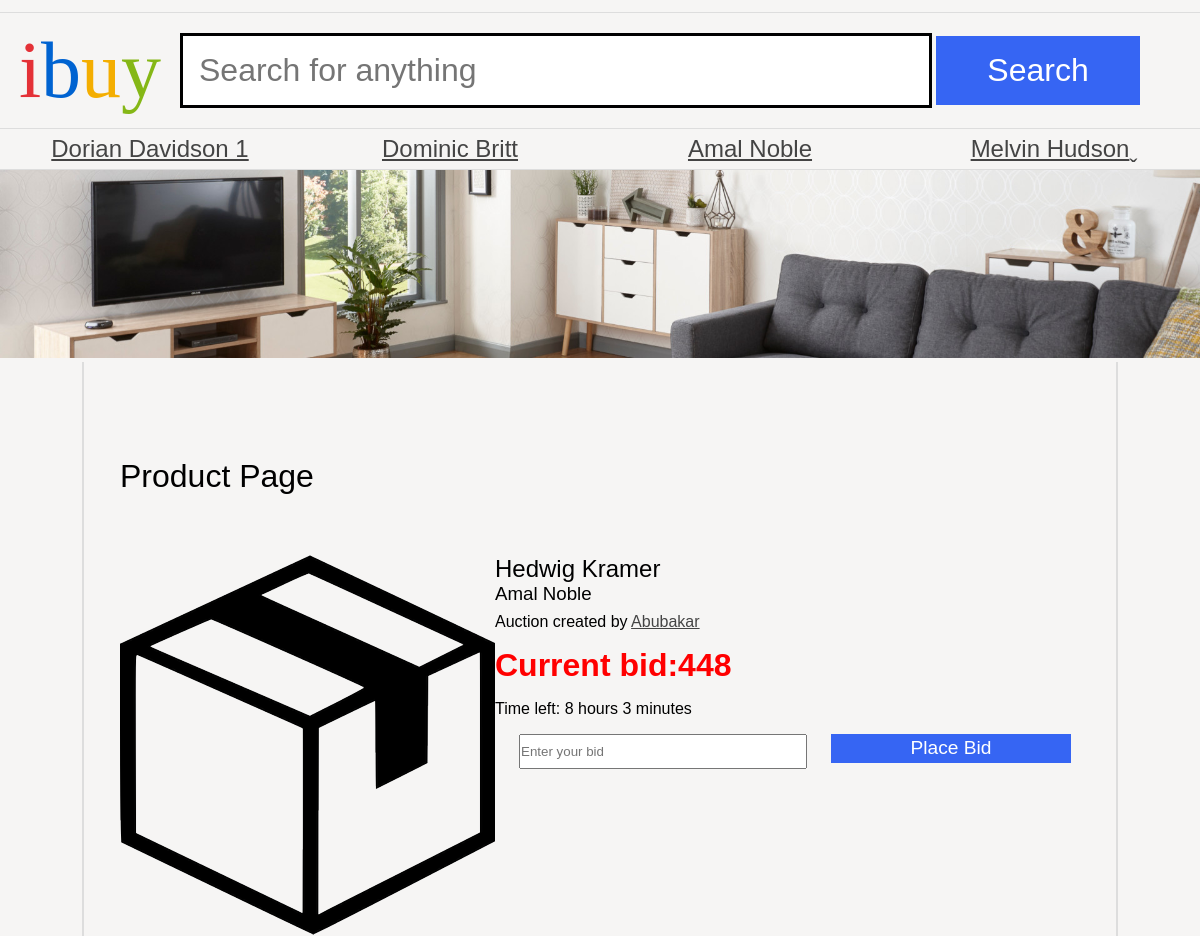
The app's page /productDetail.php?id=2 (upper part), older data.
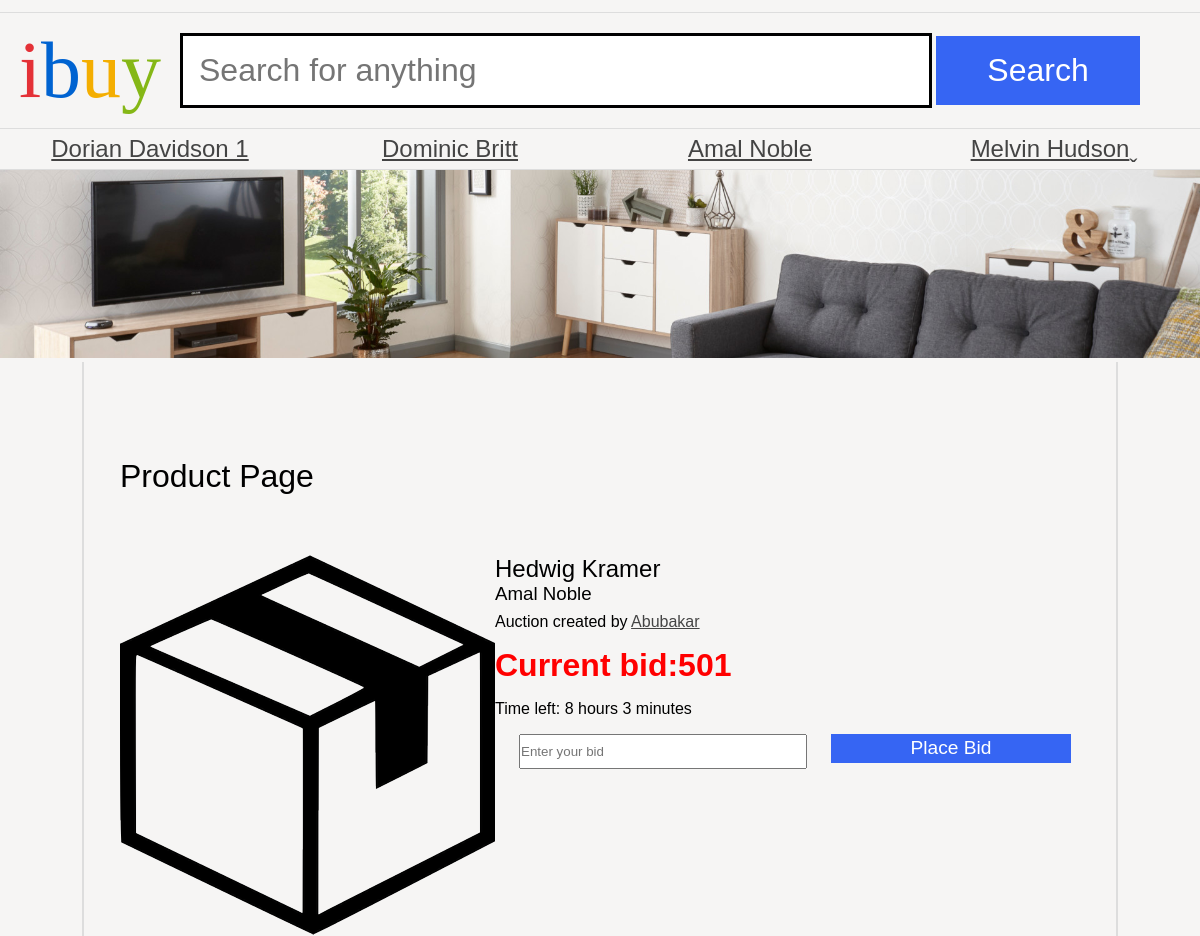
The same page, newer data.
### tables this page shows
CREATE TABLE `categories` (
  `id` bigint(20) NOT NULL,
  `name` varchar(255) NOT NULL,
  `description` varchar(255) NOT NULL,
  `created_at` timestamp NOT NULL DEFAULT current_timestamp() ON UPDATE current_timestamp(),
  `updated_at` timestamp NULL DEFAULT NULL
);

CREATE TABLE `products` (
  `id` bigint(20) NOT NULL,
  `name` varchar(255) NOT NULL,
  `description` varchar(255) NOT NULL,
  `price` int(11) NOT NULL,
  `category_id` bigint(20) NOT NULL,
  `user_id` bigint(20) NOT NULL DEFAULT 1,
  `is_auction` tinyint(1) NOT NULL DEFAULT 0,
  `created_at` timestamp NOT NULL DEFAULT current_timestamp() ON UPDATE current_timestamp(),
  `updated_at` timestamp NULL DEFAULT NULL
);

CREATE TABLE `auctions` (
  `id` bigint(20) NOT NULL,
  `name` varchar(255) NOT NULL,
  `product_id` bigint(20) NOT NULL,
  `user_id` bigint(20) NOT NULL,
  `price` int(11) NOT NULL,
  `start_time` timestamp NOT NULL DEFAULT current_timestamp() ON UPDATE current_timestamp(),
  `end_time` timestamp NULL DEFAULT NULL,
  `updated_at` timestamp NULL DEFAULT NULL
);

CREATE TABLE `users` (
  `id` bigint(20) NOT NULL,
  `name` varchar(191) NOT NULL,
  `password` varchar(191) NOT NULL,
  `email` varchar(191) NOT NULL,
  `role` varchar(255) NOT NULL DEFAULT 'Admin',
  `status` varchar(255) NOT NULL DEFAULT 'Active',
  `created_at` timestamp NOT NULL DEFAULT current_timestamp() ON UPDATE current_timestamp()
);

### productDetail.php (the view, shortened to what this page needs)
<?php
include "db.php";
?>
<?php
function getCategoryName($id)
{
	global $db;
	$query = "SELECT * FROM categories WHERE id = $id";
	$result = mysqli_query($db, $query);
	$category = mysqli_fetch_assoc($result);
	return $category['name'];
}
?>
<?php
function getUserName($id)
{
	global $db;
	$query = "SELECT * FROM users WHERE id = $id";
	$result = mysqli_query($db, $query);
	$user = mysqli_fetch_assoc($result);
	return $user['name'];
}
?>
<!DOCTYPE html>
<html>
<head>
	<link rel="stylesheet" href="ibuy.css" />
</head>
<body>
	<header>
		<h1 ><span class="i">i</span><span class="b">b</span><span class="u">u</span><span class="y">y</span></h1>
		<form action="#">
			<input type="text" name="search" placeholder="Search for anything" />
			<input type="submit" name="submit" value="Search" />
		</form>
	</header>
	<nav>
		<?php
		$query = "SELECT * FROM categories";
		$result = mysqli_query($db, $query);
		?>
		<ul>
			<?php
			while ($row = mysqli_fetch_assoc(
				$result
			)) {
			?>
				<li><a class="categoryLink" href="index.php?category_id=<?php echo $row['id']; ?>"><?php echo $row['name']; ?></a></li>
			<?php
			}
			?>
		</ul>
	</nav>
	<img src="banners/1.jpg" alt="Banner" />
	<main>
		<h1 id="productDetail">Product Page</h1>
		<?php
		$query = "SELECT * FROM products WHERE id = " . $_GET['id'];
		$result =
			mysqli_query($db, $query);
		$product = mysqli_fetch_assoc($result);
		?>
		<article class="product" >
			<img src="product.png" alt="product name">
			<section class="details">
				<h2><?php echo $product['name']?></h2>
				<h3><?php echo getCategoryName($product['category_id'])?></h3>
				<?php
				$query = "SELECT * FROM auctions WHERE product_id = " . $product['id'];
				$result = mysqli_query($db, $query);
				$auction = mysqli_fetch_assoc($result);
				?>
				<?php if ($auction) { ?>
					<p>Auction created by <a href="#"><?php echo getUserName($auction['user_id'])?></a></p>
				<p class="price">Current bid:<?php echo $auction['price']?></p>
				<time>Time left: 8 hours 3 minutes</time>
				<form action="placeBid.php" method="post">
					<input type="number" name="price" placeholder="Enter your bid">
					<input type="submit" name="submit" value="Place Bid">
				</form>
				<?php }
				else { ?>
				<h2 style="color:red">No auction for this product</h2>
				<?php } ?>
			</section>
		</article>
	</main>
</body>
</html>

### ibuy.css (style rules this page uses)
* { margin: 0; padding: 0; }
body { font-family: 'Oxygen-Regular', sans-serif; background-color: #f6f5f4; max-width: 100vw; overflow-x: hidden; }
h1, h2, h3, h4 { font-weight: normal; }
a, a:visited { color: #444; }
header { margin-top: 1vw; font-family: 'Univers-Light-Normal'; display: grid; grid-template-columns: 15% 85%; align-items: center; padding-top: 1vw; padding-bottom: 1vw; border-top: 1px solid #ddd; border-bottom: 1px solid #ddd; }
header h1 { text-align: center; font-size: 5em; }
form { display: block; }
header form input[type=text] { border: 3px solid black; font-size: 2em; padding: 0.5em; width: 70%; }
body > img { width: 100vw; }
header form input[type=submit] { background-color: #3665f3; color: white; width: 20%; font-size: 2em; padding: 0.5em; cursor: pointer; border: 0; }
header .i { color: #e43137; }
header .b { color: #0063d1; }
header .u { color: #f4ae01; }
header .y { color: #85b716; }
body > nav { border-bottom: 1px solid #ddd; }
body > nav ul li:last-child a:after { content: 'ˬ'; position: absolute; }
body > nav ul { display: flex; width: 100vw; list-style-type: none; }
body > nav ul li { flex: 1; }
body > nav ul li a { display: block; text-align: center; padding-top: 0.5vw; padding-bottom: 0.5vw; font-size: 1.5em; }
p.price { display: block; text-align: right; font-weight: bold; font-size: 2em; }
main { padding: 3vw; display: block; overflow: hidden; width: 80vw; margin: auto; border-left: 2px solid #ddd; border-right: 2px solid #ddd; }
article.product { display: grid; griid-template-columns: 60% 40%; grid-template-areas: "img details" "description description" "reviews reviews" }
article.product img { grid-area: img; }
main h1 { margin-top: 5vw; margin-bottom: 5vw; }
article .details { grid-area: details; }
.price { color: red; }
article.product .price { text-align: left; }
time { display: block; margin: 1em 0; }
main form { display: flex; flex-wrap: wrap; width: 50vw; }
.details p { margin-top: 0.5em; }
main form label, main form input { flex-grow: 1; width: 20vw; margin-bottom: 1em; margin-right: 2vw; margin-left: 2vw; }
main form input[type=submit] { background-color: #3665f3; color: white; flex-grow: 0; margin-left: auto; font-size: 1.2em; padding: 0.2em; cursor: pointer; border: 0; }

Row changes from the older to the newer data that the page shows:
changed auctions "Abubakar": price "448" → "501"
